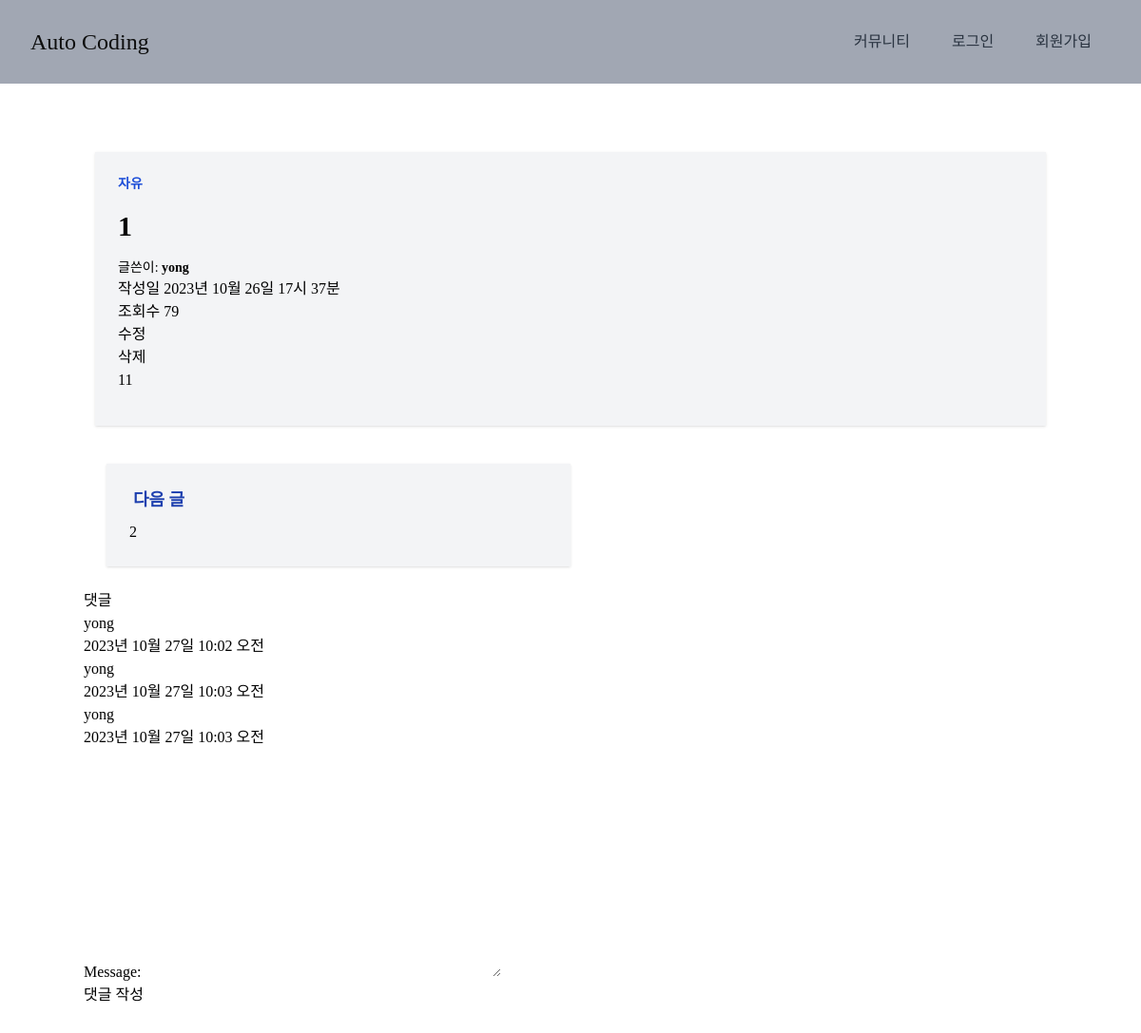
Page /board/post/1/ on the committed database.
### board/models.py (models this page shows, shortened)
class Post(models.Model):
    writer = models.ForeignKey(
        User, on_delete=models.CASCADE
    )
    title = models.CharField(max_length=30)
    content = models.TextField()
    img = models.ImageField(
        upload_to='board/images/%Y/%m/%d', blank=True, null=True
    )
    file = models.FileField(
        upload_to='board/files/%Y/%m/%d/', blank=True, null=True)
    category = models.CharField(
        max_length=20, choices=category_select, default='자유')
    created_at = models.DateTimeField(auto_now_add=True)
    view_count = models.PositiveIntegerField(default=0)
    tags = models.ManyToManyField('Tag', blank=True)

class Comment(models.Model):
    post = models.ForeignKey(
        Post, on_delete=models.CASCADE, related_name='comments'
    )
    writer = models.ForeignKey(
        User, on_delete=models.CASCADE
    )
    message = models.TextField()
    created_at = models.DateTimeField(auto_now_add=True)

### board/views.py (the view)
class PostDetailView(DetailView):
    model = Post
    def get_context_data(self, **kwargs):
        context = super().get_context_data(**kwargs)
        context['comment_form'] = CommentForm()
        return context
    def get_object(self, queryset=None):
        pk = self.kwargs.get('pk')
        post = Post.objects.get(pk=pk)
        post.view_count += 1
        post.save()
        return super().get_object(queryset)

### board/forms.py
class CommentForm(forms.ModelForm):
    class Meta:
        model = Comment
        fields = ['message']

### templates/board/post_detail.html (shortened to what this page needs)
{% extends "base.html" %}
{% load static %}
{% block header %}
<div class="fixed top-0 z-10 flex flex-wrap items-center justify-between w-full p-6 bg-gray-400 opacity-95">
    <nav class="flex items-center flex-shrink-0 mr-6">
        <a class="duration-500 hover:text-white" href="{% url "main:index" %}">
            <span class="pl-2 text-2xl"> Auto Coding</span>
        </a>
    </nav>
    <nav class="flex-grow hidden w-full pt-6 md:flex md:items-center md:w-auto md:pt-0" id="nav-content">
        <ul class="items-center justify-end flex-1 list-reset md:flex">
                <li id="start-link" class="mr-3">
                    <a class="inline-block px-4 py-2 text-gray-800 duration-500 hover:text-gray-200"
                        href="{% url "board:postlist" %}">커뮤니티</a>
                    </li>
            {% if user.is_authenticated %}
            <li id="info-link" class="mr-3">
                <button
                    class="inline-block px-4 py-2 text-gray-800 no-underline duration-500 btn hover:text-gray-200"
                    onclick="myCount.showModal()">내 통계</button>
                <dialog id="myCount" class="w-5/6 modal modal-bottom sm:modal-middle rounded-3xl opacity-95">
                    <div class="px-10 py-8 text-center bg-gray-400 modal-box">
                        <h3 class="text-4xl font-bold">내 통계 🗓️</h3>
                        <section class="p-10">
                            <h2
                                class="py-3 mb-10 text-xl text-center bg-gray-200 rounded-2xl font-GongGothicMedium">
                                내가 Auto Coding을 이용한
                                횟수는 </h2>
                            <p id="use-count" class="text-4xl text-center">0회</p>
                        </section>
                        <section class="p-10">
                            <h2
                                class="py-3 mb-10 text-xl text-center bg-gray-200 rounded-2xl font-GongGothicMedium">
                                내가 가장 많이 사용한 언어는
                            </h2>
                            <p id="lang-count" class="text-4xl text-center">0회</p>
                        </section>
                        <section class="p-10">
                            <h2
                                class="py-3 mb-10 text-xl text-center bg-gray-200 rounded-2xl font-GongGothicMedium">
                                가장 많이 사용한 기능은</h2>
                            <p id="method-count" class="text-4xl text-center">0회</p>
                        </section>
                        <div class="modal-action">
                            <form method="dialog">
                                <button
                                    class="btn text-white  hover:text-black px-8 py-2.5 rounded-3xl bg-red-500 duration-500">닫기</button>
                            </form>
                        </div>
                    </div>
                </dialog>
            </li>
            <li id="history-link" class="mr-3">
                <a class="inline-block px-4 py-2 text-gray-800 no-underline duration-500 hover:text-gray-200 hover:text-underline"
                    href="#">내 기록</a>
            </li>
            <li id="start-link" class="mr-3">
                <a class="inline-block px-4 py-2 text-gray-800 duration-500 hover:text-gray-200"
                    href="{% url "accounts:logout" %}">로그아웃</a>
                </li>
                {% else %}
                <li id="start-link" class="mr-3">
                    <a class="inline-block px-4 py-2 text-gray-800 duration-500 hover:text-gray-200"
                        href="{% url "accounts:login" %}">로그인</a>
                    </li>
                    <li id="start-link" class="mr-3">
                        <a class="inline-block px-4 py-2 text-gray-800 duration-500 hover:text-gray-200"
                            href="{% url "accounts:signup" %}">회원가입</a>
                        </li>
        </ul>
    </nav>
</div>
            {% endif %}
{% endblock  %}
{% block content %}
    <div class="container mx-auto flex flex-wrap py-6 mt-20">
        <section class="w-full flex flex-col items-center px-3">
            <article class="flex flex-col w-full shadow my-4">
                <div class="bg-gray-100 flex flex-col justify-start p-6">
                    <a class="text-blue-700 text-sm font-bold uppercase pb-4">{{post.category}}</a>
                    <a class="text-3xl font-bold hover:text-gray-700 pb-4">{{post.title}}</a>
                    <p class="text-sm">글쓴이: <a class="font-semibold hover:text-gray-800">{{post.writer}}</a></p>
                    <p >작성일 {{post.created_at|date:"Y년 m월 d일"}} {{ post.created_at|time:"G시 i분"}}</p>
                    <p>조회수 {{post.view_count}}</p>
                    <a href="{% url "board:postupdate" post.pk %}">수정</a>
                    <a href="{% url "board:postdelete" post.pk %}">삭제</a>
                    <p class="pb-3">{{post.content}}</p>
                </div>
            </article>
        </section>
            <div class="w-full flex p-6">
                {% with next_post=post.get_next_by_created_at %}
                {% if next_post %}
                <a href="{% url "board:postdetail" next_post.pk %}" class="w-1/2 bg-gray-100 shadow hover:shadow-md text-left p-6">
                    <p class="text-lg text-blue-800 font-bold flex items-center">다음 글</p>
                    <p class="pt-2">{{ next_post.title }}</p>
                </a>
                {% endif %}
                {% endwith %}
            </div>
            <div>
            <h3>댓글</h3>
            {% for comment in post.comments.all %}
                <p>{{comment.writer}}</p>
                <p>{{comment.created_at}}</p>
            {% endfor %}
            <form action="{% url 'board:comment_new' post.pk %}" method="post">
                {{ comment_form.as_p }}
                <input type="submit" value="댓글 작성">
            </form>
        </div>
        {% endblock  %}

### templates/base.html (shortened to what this page needs)
{% load static %}
<!DOCTYPE html>
<html lang="ko" class="scroll-smooth">
<head>
    <link href="{% static "dist/output.css" %}" rel="stylesheet">
    <script src="https://cdn.tailwindcss.com"></script>
</head>
<body class="font-GmarketSansMedium">
    <header>
 {% block header %}{% endblock  %}
    </header>
    <main class="p-10">
      {% block content %}{% endblock  %}
    </main>
</body>
</html>

### rows in the picture
Post: category "자유", title "1", writer "yong", created_at "2023년 10월 26일", created_at "17시 37분", view_count "79", content "11"
Post: title "2"
Comment: writer "yong", created_at "2023년 10월 27일 10:02 오전"
Comment: writer "yong", created_at "2023년 10월 27일 10:03 오전"
Comment: writer "yong", created_at "2023년 10월 27일 10:03 오전"
